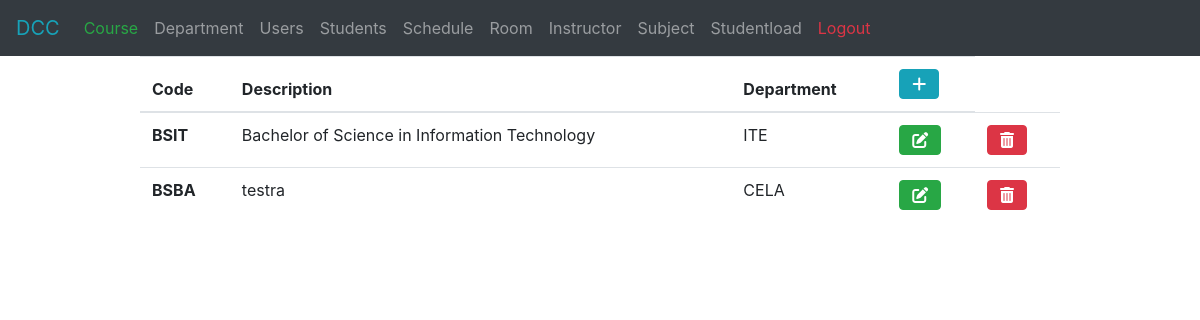
Page /pages/course.php (signed in) on the committed database.
### tables this page shows
CREATE TABLE `course` (
  `id` int(11) NOT NULL AUTO_INCREMENT,
  `code` varchar(20) DEFAULT NULL,
  `description` varchar(100) DEFAULT NULL,
  `department` varchar(50) DEFAULT NULL,
  PRIMARY KEY (`id`)
);

### pages/course.php (the view, shortened to what this page needs)
<?php
	include '../components/navigation.php';
	include '../styles.php';
	include '../db.php';
	?>
<html>
	<head>
	</head>
	<body>
		<div class="container">
			<div class="row">
				<div class="col-sm">
				</div>
				<div class="col-sm-10">
					<table class="table">
						<thead>
							<tr>
								<th scope="col">Code</th>
								<th scope="col">Description</th>
								<th scope="col">Department</th>
								<th scope="col"><button type="button" onclick="window.location.href='./add-course.php'" class="btn btn-info"><i class="fas fa-plus"></i></button></th>
							</tr>
						</thead>
						<tbody>
							<?php
								$sql = "select * from course";
								$result = $conn->query($sql);
								if ($result->num_rows > 0) {
								    while ($row = $result->fetch_assoc()) {
								        ?>
							<tr>
								<th scope="row"><?php echo $row['code'] ?></th>
								<td><?php echo $row['description'] ?></td>
								<td><?php echo $row['department'] ?></td>
								<form action="./edit-course.php" method="post">
									<td><button type="submit" class="btn btn-success"><i class="fas fa-edit"></i></button></td>
								</form>
								<form action="../requests/delete-course.php" method="post">
									<td><button type="submit" class="btn btn-danger"><i class="fas fa-trash-alt"></i></button></td>
								</form>
								<?php }
									} ?>
						</tbody>
					</table>
				</div>
				<div class="col-sm">
				</div>
			</div>
		</div>
	</body>
</html>

### rows in the picture
course: code "BSIT", description "Bachelor of Science in Information Technology", department "ITE"
course: code "BSBA", description "testra", department "CELA"
